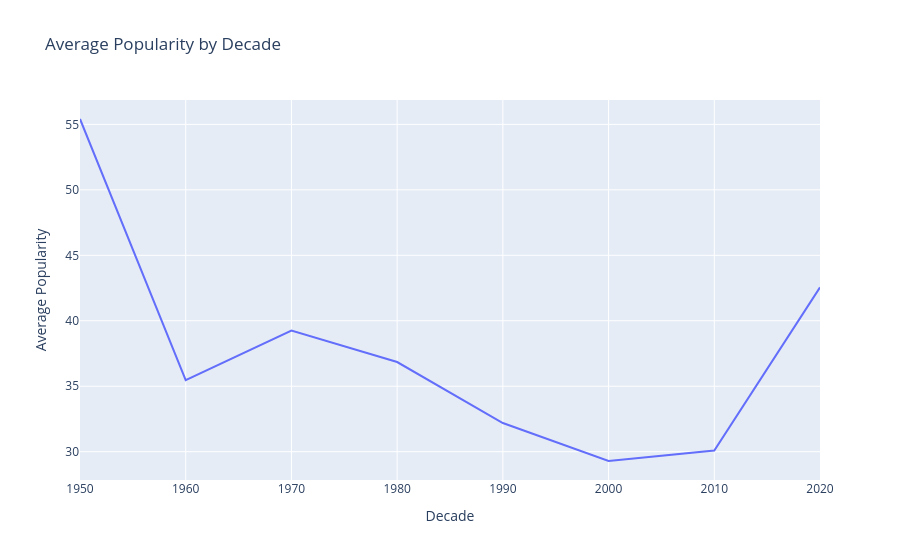

The cell this chart's notebook holds for it:
### Code cell
fig = px.line(
    popularity_by_decade,
    x="decade",
    y="popularity",
    title="Average Popularity by Decade",
    labels={
        "decade": "Decade",
        "popularity": "Average Popularity"
    }
)

fig.show()

### Figure 1 — Plotly figure (JSON) as saved in the notebook; plotly's stock layout.template omitted (floating-point values rounded to 4 significant figures)
{"data": [{"hovertemplate": "Decade=%{x}<br>Average Popularity=%{y}<extra></extra>", "legendgroup": "", "line": {"color": "#636efa", "dash": "solid"}, "marker": {"symbol": "circle"}, "mode": "lines", "name": "", "orientation": "v", "showlegend": false, "type": "scatter", "x": [1950, 1960, 1970, 1980, 1990, 2000, 2010, 2020], "xaxis": "x", "y": [55.41, 35.47, 39.25, 36.85, 32.19, 29.29, 30.09, 42.55], "yaxis": "y"}], "layout": {"legend": {"tracegroupgap": 0}, "title": {"text": "Average Popularity by Decade"}, "xaxis": {"anchor": "y", "domain": [0, 1], "title": {"text": "Decade"}}, "yaxis": {"anchor": "x", "domain": [0, 1], "title": {"text": "Average Popularity"}}}}
